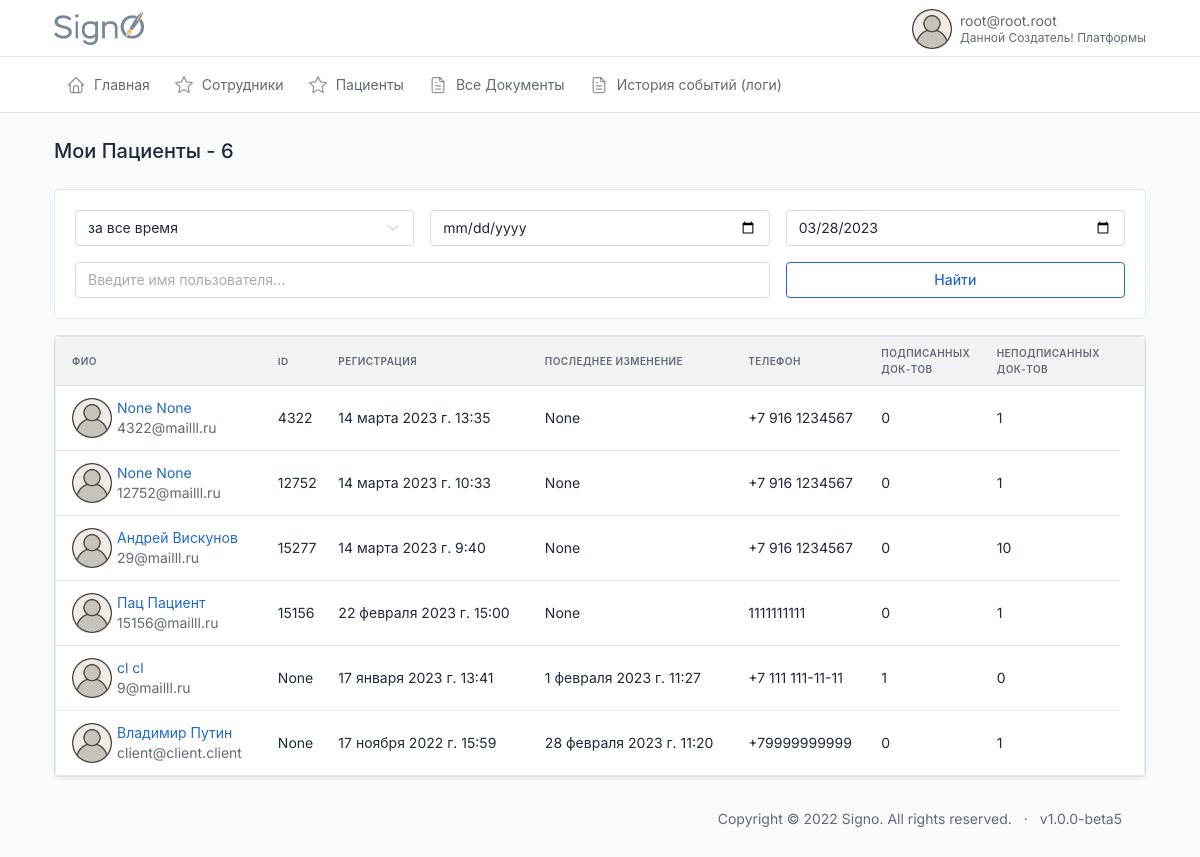
/myclients/ (signed in), run on an earlier commit of the app's database.
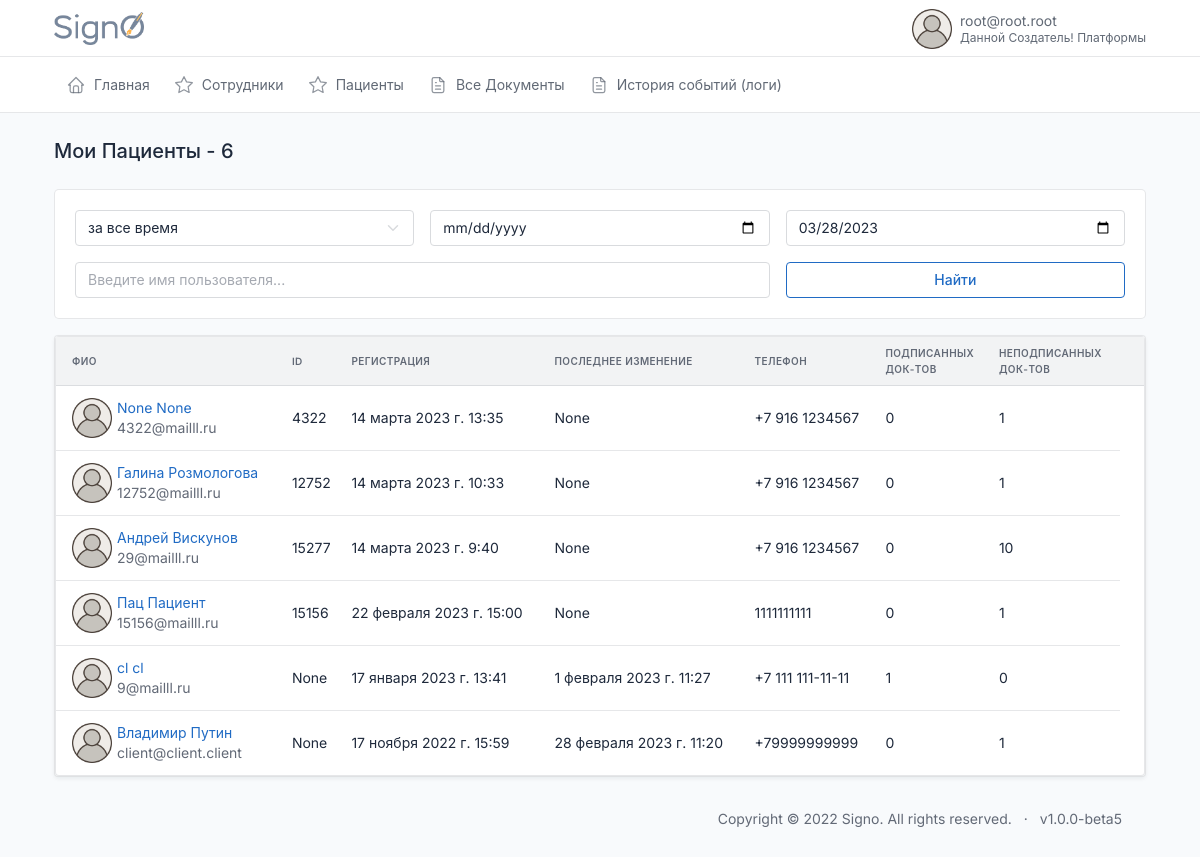
And on a later commit of the database.
### users/models.py (models this page shows, shortened)
class CustomUser(AbstractBaseUser, PermissionsMixin):
    email = models.EmailField(max_length=254, unique=True, verbose_name='Электронная почта')
    first_name = models.CharField(u"Имя", max_length=100, blank=True, null=True)
    last_name = models.CharField(u"Фамилия", max_length=100, blank=True, null=True)
    patronymic = models.CharField(u"Отчество", max_length=100, blank=True, null=True)
    pasport_series = models.CharField(max_length=12, blank=True, verbose_name='Серия паспорта')
    pasport_number = models.CharField(max_length=12, blank=True, verbose_name='Номер паспорта')
    addres = models.CharField(max_length=240, blank=True, verbose_name='Адрес пользователя')
    user_profile_id = models.IntegerField(blank=True, verbose_name='ID пользователя', null=True)
    phone = models.CharField(max_length=24, verbose_name='Телефон')
    uniq_id = models.CharField(unique=True, max_length=12, blank=True, null=True, verbose_name='Уникальный ID')
    photo = models.ImageField(
        upload_to='users/%Y/%m/%d/',
        blank=True,
        default='../static/images/default_avatar.png',
        verbose_name='Аватар')
    is_active = models.BooleanField(default=True, verbose_name='Активирован')
    is_admin = models.BooleanField(default=False, verbose_name='Администратор')
    is_staff = models.BooleanField(_('staff status'), default=False)
    is_superuser = models.BooleanField(_('super user'), default=False)
    date_joined = models.DateTimeField(u'date joined', blank=True, null=True, default=timezone.now)
    last_login = models.DateTimeField(u'last login', blank=True, null=True)
    groups = models.ManyToManyField(Group, blank=True, null=True, verbose_name='Группы', related_name='groups')
    user_permissions = models.ManyToManyField(Permission, blank=True, null=True, verbose_name='Разрешения', related_name='user_permissions')
    date_of_birthday = models.DateField(blank=True, null=True, verbose_name='Дата Рождения')
    ADMINISTRATOR = 'AD'
    DOCTOR = 'DO'
    CLIENT = 'CL'
    DIRECTOR = 'DI'
    TYPE_ROLE = [
        (ADMINISTRATOR, 'Администратор'),
        (DOCTOR, 'Врач'),
        (CLIENT, 'Клиент'),
        (DIRECTOR, 'Руководитель')
    ]
    type = models.CharField(max_length=6, choices=TYPE_ROLE, default=CLIENT, verbose_name='Тип пользователя')
    ban = models.BooleanField(default=False, verbose_name='Уволен')
    ban_date = models.DateTimeField(verbose_name='дата увольнения', blank=True, null=True)
    ecp = models.BooleanField(default=False, verbose_name='Наличие ЭЦП')
    USERNAME_FIELD = 'email'
    REQUIRED_FIELDS = []
    objects = CustomUserManager()
    class Meta:
        verbose_name='Пользователь'
        verbose_name_plural='Пользователи'

### index/views.py (the view)
# urls.py: path('myclients/', myclients, name='myclients'),
def myclients(request):
    all_users = CustomUser.objects.filter(
            Q(recipient__sender=request.user) | Q(recipient__founder=request.user))
    all_users = annotate_users_with_number_of_signed_docs(
                                            all_users,
                                            'recipient__recipient_status')
    users = search_users(request, all_users)
    context = {
        'title': f'Мои Пациенты - {all_users.count()}',
        'users': users,
    }
    return render(request, 'index/myclients.html', context=context)

### users/services.py (called while the page is built, shortened)
def search_users(request, all_users):
    search_name = request.GET.get('search')
    period = request.GET.get('period')
    user_type = request.GET.get('user_type')
    if period:
        start_date, end_date = get_dates(period, all_users)
        all_users = all_users.filter(date_joined__range=[start_date, end_date])
    if user_type:
        all_users = all_users.filter(type=user_type)
    sort_filter = request.GET.get('sort')
    if sort_filter:
        all_users = all_users.order_by(sort_filter)
    else:
        all_users = all_users.order_by('-date_joined')
    return all_users

def annotate_users_with_number_of_signed_docs(all_users, user_type):
    dict_true = {user_type:True}
    dict_false = {user_type:False}
    all_users = all_users.annotate(
                signed_docs=Count(Case(
                    When(**dict_true, then=1),
                    output_field=models.IntegerField(),
                    distinct=True
            ))) \
            .annotate(
                not_signed_docs=Count(Case(
                    When(**dict_false, then=1),
                    output_field=models.IntegerField(),
                    distinct=True
            )))
    return all_users

### index/templates/index/myclients.html
{%extends 'index.html'%}
{%block content%}
{% include 'common/_info_box_users.html' %}
<div class="col-12">
                <div class="card">
                  {% include 'common/_clients_table.html' %}
                </div>
              </div>
{%endblock%}

### templates/common/_clients_table.html (shortened to what this page needs)
{% load static %}
{% load extra_tags %}
<div class="col-12">
    <div class="card">
      <div class="table-responsive">
        <table class="table table-vcenter card-table">
          <thead>
            <tr>
              <th id="th-last_name" class='sortable-table-header' onclick="filterByField('last_name')">ФИО</th>
              <th id="th-id" class='sortable-table-header' onclick="filterByField('id')">ID
              </th>
              <th id="th-date_joined" class='sortable-table-header' onclick="filterByField('date_joined')">Регистрация</th>
              <th id="th-last_login" class='sortable-table-header' onclick="filterByField('last_login')">Последнее изменение</th>
              {% if request.user.type != 'DO' %}
                <th>Телефон</th>
              {% endif %}
              <th id="th-signed_docs" class='sortable-table-header' onclick="filterByField('signed_docs')">Подписанных<br> док-тов</th>
              <th id="th-not_signed_docs" class='sortable-table-header' onclick="filterByField('not_signed_docs')">Неподписанных<br> док-тов</th>
              <th class="w-1"></th>
            </tr>
          </thead>
          <tbody class="lazy-loading-users">
          {% for user in users %}
          <tr class="lazy-row-users">
              <td>
                <div class="d-flex py-1 align-items-center">
                  {% if user.photo %}
                    <img width=40px height=40px src="{{user.photo.url}}" style="margin-right:5px">
                  {% endif %}
                <div class="flex-fill">
                      {% if request.user.type != 'DO' %}
                        <a href="{%url 'user' user.id%}"><div class="font-weight-medium">{{user.first_name}} {{user.last_name}}</div></a>
                      {% else %}
                        <div class="font-weight-medium">{{user.first_name}} {{user.last_name}}</div>
                      {% endif %}
                    <div class="text-muted">{{user.email}}</div>
                  </div>
                </div>
              </td>
              <td>
                <div>{{ user.uniq_id }}</div>
              </td>
              <td>
                <div>{{ user.date_joined }}</div>
              </td>
              <td>
                <div>{{ user.last_login }}</div>
              </td>
              {% if request.user.type != 'DO' %}
              <td>
                <div>{{ user.phone }}</div>
              </td>
              {% endif %}
              <td>
                <div>{{ user.signed_docs }}</div>
              </td>
              <td>
                <div>{{ user.not_signed_docs }}</div>
              </td>
            </tr>
          {% endfor %}
          </tbody>
        </table>
      </div>
    </div>
  </div>

What changed in the data, as far as the page shows it:
changed CustomUser "12752@mailll.ru": first_name "None" → "Галина"; last_name "None" → "Розмологова"
